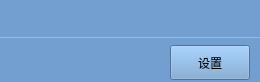
<?xml version="1.0" encoding="UTF-8"?>
<ui version="4.0">
 <class>ActBitOperation</class>
 <widget class="QWidget" name="ActBitOperation">
  <property name="geometry">
   <rect>
    <x>0</x>
    <y>0</y>
    <width>260</width>
    <height>82</height>
   </rect>
  </property>
  <property name="windowTitle">
   <string>Form</string>
  </property>
  <property name="styleSheet">
   <string notr="true">background-color: rgb(114, 159, 207);</string>
  </property>
  <layout class="QVBoxLayout" name="verticalLayout">
   <property name="leftMargin">
    <number>0</number>
   </property>
   <property name="topMargin">
    <number>0</number>
   </property>
   <property name="rightMargin">
    <number>0</number>
   </property>
   <property name="bottomMargin">
    <number>0</number>
   </property>
   <item>
    <widget class="QWidget" name="wgtBody" native="true">
     <property name="styleSheet">
      <string notr="true">QWidget#wgtBody{
border-bottom:1px solid #00ffff;
}</string>
     </property>
    </widget>
   </item>
   <item>
    <widget class="QWidget" name="widget" native="true">
     <property name="minimumSize">
      <size>
       <width>0</width>
       <height>38</height>
      </size>
     </property>
     <property name="maximumSize">
      <size>
       <width>16777215</width>
       <height>38</height>
      </size>
     </property>
     <layout class="QHBoxLayout" name="horizontalLayout">
      <property name="leftMargin">
       <number>0</number>
      </property>
      <property name="topMargin">
       <number>0</number>
      </property>
      <property name="rightMargin">
       <number>10</number>
      </property>
      <property name="bottomMargin">
       <number>0</number>
      </property>
      <item>
       <spacer name="horizontalSpacer">
        <property name="orientation">
         <enum>Qt::Horizontal</enum>
        </property>
        <property name="sizeHint" stdset="0">
         <size>
          <width>161</width>
          <height>20</height>
         </size>
        </property>
       </spacer>
      </item>
      <item>
       <widget class="QPushButton" name="btnSet">
        <property name="minimumSize">
         <size>
          <width>80</width>
          <height>35</height>
         </size>
        </property>
        <property name="maximumSize">
         <size>
          <width>80</width>
          <height>16777215</height>
         </size>
        </property>
        <property name="styleSheet">
         <string notr="true">background-color:#272A5E;
color: rgb(255, 255, 255);
border:2px solid #238dff;
border-radius:4px;font:13pt;
focus {
border-radius:0px; 
border: 4px solid rgb(255, 128, 0);
 }</string>
        </property>
        <property name="text">
         <string>设置</string>
        </property>
       </widget>
      </item>
     </layout>
    </widget>
   </item>
  </layout>
 </widget>
 <resources/>
 <connections/>
</ui>
